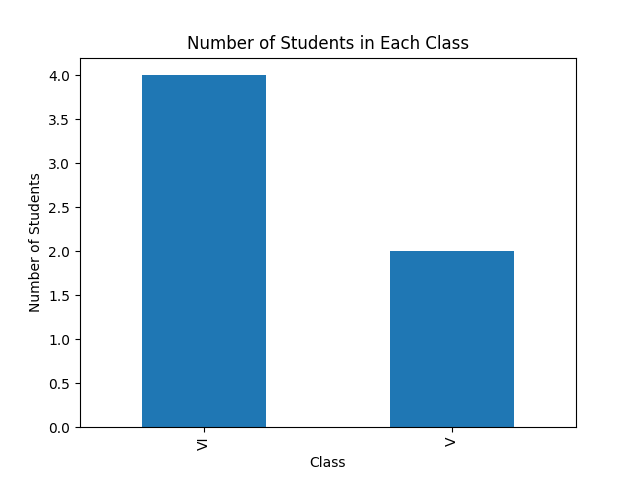

The Python source for this figure:
#Q1. Write a Pandas program to split the following data frame into groups based on Class and count the number of students in that particular class.Also generate a bar chart based on the result and explain the conclusion.
#    Input: student_data = pd.DataFrame({
#    'school_code': ['s001','s002','s003','s001','s002','s004'], 
#    'class': ['V', 'VI', 'VI', 'VI', 'V', 'VI'], 
#    'name': ['Alberto Franco','Gino Mcneill','Ryan Parkes', 'Eesha Hinton', 'Gino Mcneill', 'David Parkes'],
#    'age': [12, 12, 13, 13, 14, 12], 'height': [173, 192, 186, 167, 151, 159], 
#    'weight': [35, 32, 33, 30, 31, 32],
#    'address': ['street1', 'street2', 'street3', 'street1', 'street2', 'street4']}, )

# Import the necessary libraries
import pandas as pd
import matplotlib.pyplot as plt

# Create the DataFrame with the provided data
student_data = pd.DataFrame({
    'school_code': ['s001', 's002', 's003', 's001', 's002', 's004'],
    'class': ['V', 'VI', 'VI', 'VI', 'V', 'VI'],
    'name': ['Alberto Franco', 'Gino Mcneill', 'Ryan Parkes', 'Eesha Hinton', 'Gino Mcneill', 'David Parkes'],
    'age': [12, 12, 13, 13, 14, 12],
    'height': [173, 192, 186, 167, 151, 159],
    'weight': [35, 32, 33, 30, 31, 32],
    'address': ['street1', 'street2', 'street3', 'street1', 'street2', 'street4']
})

# Group the data by 'class' and count the number of students in each class
class_counts = student_data['class'].value_counts()

# Print the count of students in each class
print("Count of students in each class:\n", class_counts)

# Plot the results as a bar chart
class_counts.plot(kind='bar')

# Add title and labels to the plot
plt.title("Number of Students in Each Class")
plt.xlabel("Class")
plt.ylabel("Number of Students")

# Display the plot
plt.show()

# Conclusion: The bar chart shows that class VI has more students than class V in this dataset.

#ANS=> Count of students in each class:
#ANS=>  class
#ANS=> VI    4
#ANS=> V     2
#ANS=> Name: count, dtype: int64
